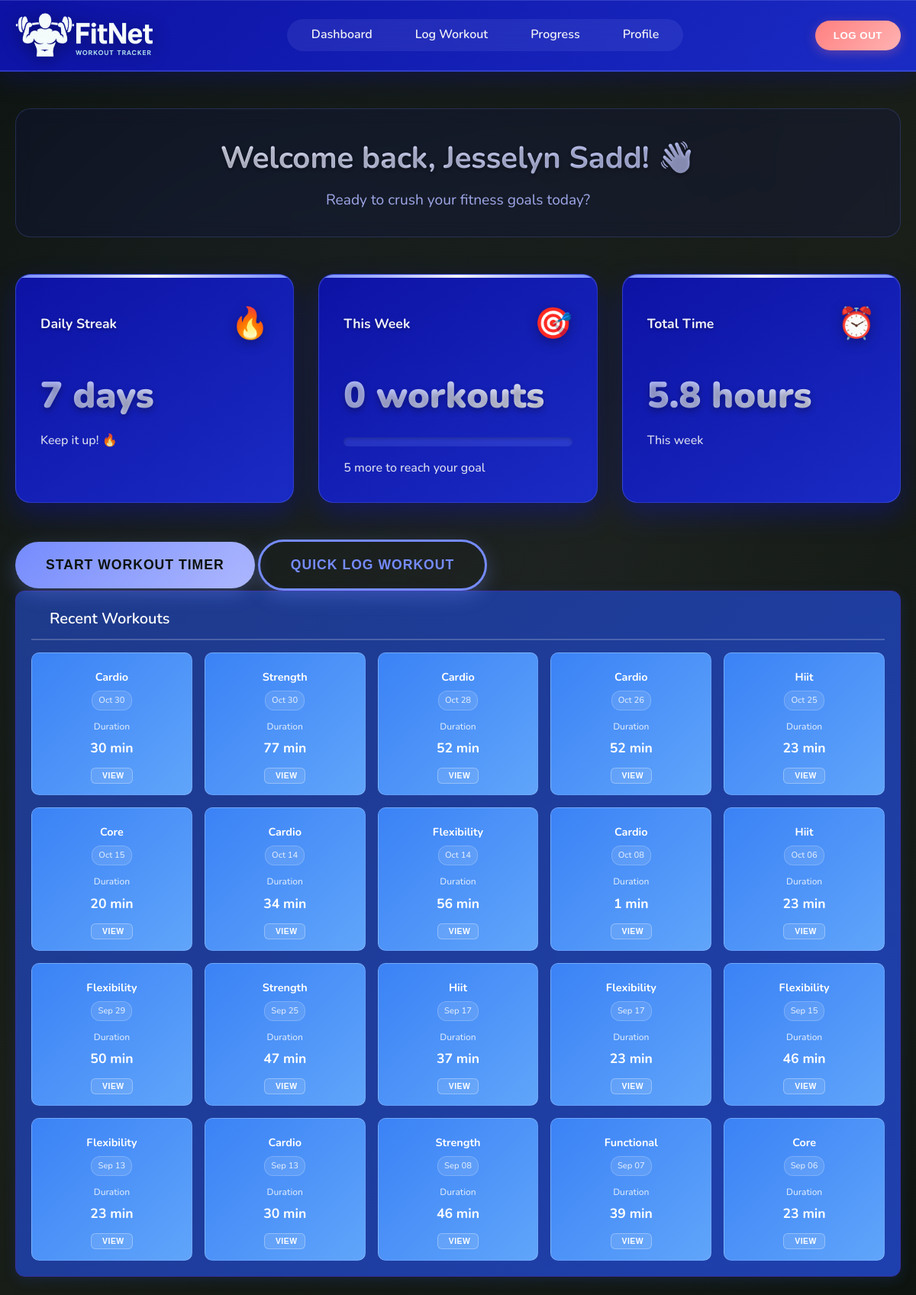
The page /dashboard (signed in) on the database its author committed.
### tables this page shows
CREATE TABLE "Workouts" (
                workout_id INTEGER PRIMARY KEY AUTOINCREMENT,
                user_id INTEGER NOT NULL,
                workout_type TEXT NOT NULL,
                start_time DATETIME,
                end_time DATETIME,
                duration_min INTEGER,
                calories_burned INTEGER,
                FOREIGN KEY (user_id) REFERENCES Users(user_id)
            );

### main.py (the view)
@app.route('/dashboard', methods=['GET'])
def dashboard():
    if 'user_id' not in session:
        return redirect(url_for('login'))
    print(f"DEBUG: Dashboard - session user_id: {session.get('user_id')}, session name: {session.get('name')}")  # Debug line
    conn = get_db_connection()
    user_data = conn.execute(
        'SELECT first_name, surname, email FROM Users WHERE user_id = ?',
        (session['user_id'],)
    ).fetchone()
    print(f"DEBUG: User data from DB: {dict(user_data) if user_data else 'None'}")  # Debug line
    if session.get('name') and session.get('name') != 'User':
        full_name = session.get('name')
    elif user_data and user_data['first_name'] and user_data['surname']:
        full_name = f"{user_data['first_name']} {user_data['surname']}"
        session['name'] = full_name
    else:
        full_name = "User"
    print(f"DEBUG: Final full_name: {full_name}")  # Debug line
    streak_query = '''
        SELECT COUNT(*) as streak FROM (
            SELECT DATE(start_time) as workout_date
            FROM Workouts
            WHERE user_id = ?
            GROUP BY workout_date
            ORDER BY workout_date DESC
        )
        WHERE workout_date >= DATE('now', '-6 days')
    '''
    streak_result = conn.execute(streak_query, (session['user_id'],)).fetchone()
    daily_streak = streak_result['streak'] if streak_result else 0
    weekly_workouts_query = (
        'SELECT COUNT(*) FROM Workouts '
        'WHERE user_id = ? AND start_time >= DATE("now", "-6 days")'
    )
    weekly_workouts = conn.execute(weekly_workouts_query, (session['user_id'],)).fetchone()[0]
    total_time_query = '''
        SELECT SUM(duration_min) FROM Workouts
        WHERE user_id = ? AND start_time >= DATE('now', '-6 days')
    '''
    total_time = conn.execute(total_time_query, (session['user_id'],)).fetchone()[0] or 0
    total_time_hours = total_time / 60
    recent_workouts_query = '''
        SELECT workout_id, workout_type, start_time, duration_min
        FROM Workouts
        WHERE user_id = ?
        ORDER BY start_time DESC
        LIMIT 20
    '''
    recent_workouts_raw = conn.execute(recent_workouts_query, (session['user_id'],)).fetchall()
    recent_workouts = []
    for workout in recent_workouts_raw:
        workout_dict = dict(workout)
        if workout_dict['start_time']:
            try:
                from datetime import datetime
                workout_dict['start_time'] = datetime.strptime(workout_dict['start_time'], '%Y-%m-%d %H:%M:%S')
            except (ValueError, TypeError):
                workout_dict['start_time'] = None
        try:
            workout_dict['duration_min'] = int(workout_dict['duration_min']) if workout_dict['duration_min'] else 0
        except (ValueError, TypeError):
            workout_dict['duration_min'] = 0
        try:
            workout_dict['workout_id'] = int(workout_dict['workout_id']) if workout_dict['workout_id'] else 0
        except (ValueError, TypeError):
            workout_dict['workout_id'] = 0
        recent_workouts.append(workout_dict)
    conn.close()
    return render_template(
        'dashboard.html',
        user=user_data,
        full_name=full_name,
        daily_streak=daily_streak,
        weekly_workouts=weekly_workouts,
        total_time=total_time,
        total_time_hours=total_time_hours,
        recent_workouts=recent_workouts
    )

### main.py (called while the page is built)
def get_db_connection():
    conn = sqlite3.connect('database/data_source.db')
    conn.row_factory = sqlite3.Row
    return conn

### templates/dashboard.html (shortened to what this page needs)
<!DOCTYPE html>
<html lang="en">
<head>
  <link rel="stylesheet" href="static/css/dashboard.css">
</head>
<body>
  <header class="header">
    <div class="container">
      <div class="logo">
        <img src="static/images/FitNet Logo.png" alt="FitNet Logo">
      </div>
      <nav class="navigation">
        <ul>
          <li><a href="/dashboard">Dashboard</a></li>
          <li><a href="/log-workout">Log Workout</a></li>
          <li><a href="/progress">Progress</a></li>
          <li><a href="/profile">Profile</a></li>
        </ul>
      </nav>
      <div class="actions">
        <button class="logout logout-light-red" onclick="window.location.href='/logout'">Log Out</button>
      </div>
    </div>
  </header>
  <main class="container">
    <div class="welcome-section">
      <h2>Welcome back, {{ full_name }}! 👋</h2>
      <p>Ready to crush your fitness goals today?</p>
    </div>
    <div class="stats-cards">
      <div class="card">
        <div class="card-header">
          <span>Daily Streak</span>
          <span class="icon flame">🔥</span>
        </div>
        <div class="card-content">
          <div class="value">{{ daily_streak }} days</div>
          <p>Keep it up! 🔥</p>
        </div>
      </div>
      <div class="card">
        <div class="card-header">
          <span>This Week</span>
          <span class="icon target">🎯</span>
        </div>
        <div class="card-content">
          <div class="value">{{ weekly_workouts }} workouts</div>
          <div class="progress-bar">
          </div>
          <p>{{ 5-weekly_workouts if weekly_workouts < 5 else 0 }} more to reach your goal</p>
        </div>
      </div>
      <div class="card">
        <div class="card-header">
          <span>Total Time</span>
          <span class="icon clock">⏰</span>
        </div>
        <div class="card-content">
          <div class="value">{{ "%.1f"|format(total_time_hours) }} hours</div>
          <p>This week</p>
        </div>
      </div>
    </div>
    <div class="quick-actions">
      <button id="start-workout-btn" class="start-workout" onclick="window.location.href='/log-workout?autostart=true'">Start Workout Timer</button>
      <button id="quick-log-btn" class="schedule-workout" onclick="openQuickLogModal()">Quick Log Workout</button>
    </div>
    <div class="recent-workouts-section">
        <div class="section-header">
            <h3> Recent Workouts</h3>
        </div>
        <div class="workouts-container">
            {% if recent_workouts %}
                {% for workout in recent_workouts %}
                <div class="workout-card">
                    <div class="workout-header">
                        <div class="workout-type">
                            <span class="workout-name">{{ workout.workout_type|title }}</span>
                        </div>
                        <div class="workout-date">
                            {{ workout.start_time.strftime('%b %d') if workout.start_time else 'Recently' }}
                        </div>
                    </div>
                    <div class="workout-details">
                        <div class="workout-stat">
                            <span class="stat-label">Duration</span>
                            <span class="stat-value">{{ workout.duration_min }} min</span>
                        </div>
                    </div>
                    <div class="workout-actions">
                        <button class="btn btn-outline btn-sm" onclick="viewWorkoutDetails({{ workout.workout_id if workout.workout_id else 0 }})">
                             View
                        </button>
                    </div>
                </div>
                {% endfor %}
            {% endif %}
        </div>
    </div>
  </main>
</body>
</html>

### templates/dashboard.html (style rules this page uses)
.recent-workouts-section { background: linear-gradient(135deg, #1e3a8a 0%, #1e40af 100%); border-radius: 12px; padding: 20px; box-shadow: 0 4px 15px rgba(30, 58, 138, 0.3); margin-bottom: 24px; border: 1px solid #3730a3; }
.section-header { display: flex; justify-content: space-between; align-items: center; margin-bottom: 16px; padding-bottom: 10px; border-bottom: 2px solid rgba(255, 255, 255, 0.2); }
.section-header h3 { margin: 0; color: white; font-size: 1.25rem; font-weight: 600; }
.workouts-container { display: flex; gap: 16px; flex-wrap: wrap; }
.workout-card { background: linear-gradient(135deg, #3b82f6 0%, #60a5fa 100%); border: 1px solid rgba(255, 255, 255, 0.2); border-radius: 10px; padding: 14px; transition: all 0.3s ease; position: relative; flex: 1; min-width: 180px; max-width: 220px; color: white; }
.workout-header { display: flex; flex-direction: column; align-items: center; text-align: center; margin-bottom: 12px; }
.workout-type { display: flex; flex-direction: column; align-items: center; font-weight: 600; color: white; margin-bottom: 6px; }
.workout-name { font-size: 0.9rem; font-weight: 700; }
.workout-date { font-size: 0.7rem; color: rgba(255, 255, 255, 0.8); font-weight: 500; background: rgba(255, 255, 255, 0.1); padding: 3px 8px; border-radius: 12px; border: 1px solid rgba(255, 255, 255, 0.2); }
.workout-details { margin-bottom: 12px; text-align: center; }
.workout-stat { display: flex; flex-direction: column; align-items: center; gap: 4px; }
.stat-label { color: rgba(255, 255, 255, 0.8); font-size: 0.75rem; font-weight: 500; }
.stat-value { font-weight: 700; color: white; font-size: 1.1rem; }
.workout-actions { display: flex; justify-content: center; }
.btn { padding: 6px 12px; border: none; border-radius: 6px; cursor: pointer; text-decoration: none; display: inline-flex; align-items: center; gap: 4px; font-size: 0.7rem; font-weight: 600; transition: all 0.3s ease; text-transform: uppercase; letter-spacing: 0.5px; }
.btn-sm { padding: 4px 10px; font-size: 0.65rem; }
.btn-outline { background-color: rgba(255, 255, 255, 0.1); border: 1.5px solid rgba(255, 255, 255, 0.3); color: white; }

### rows shown on the page
Workouts: workout_type "Cardio", start_time "Oct 30", duration_min "30"
Workouts: workout_type "Strength", start_time "Oct 30", duration_min "77"
Workouts: workout_type "Cardio", start_time "Oct 28", duration_min "52"
Workouts: workout_type "Cardio", start_time "Oct 26", duration_min "52"
Workouts: workout_type "Hiit", start_time "Oct 25", duration_min "23"
Workouts: workout_type "Core", start_time "Oct 15", duration_min "20"
Workouts: workout_type "Cardio", start_time "Oct 14", duration_min "34"
Workouts: workout_type "Flexibility", start_time "Oct 14", duration_min "56"
Workouts: workout_type "Cardio", start_time "Oct 08", duration_min "1"
Workouts: workout_type "Hiit", start_time "Oct 06", duration_min "23"
Workouts: workout_type "Flexibility", start_time "Sep 29", duration_min "50"
Workouts: workout_type "Strength", start_time "Sep 25", duration_min "47"
Workouts: workout_type "Hiit", start_time "Sep 17", duration_min "37"
Workouts: workout_type "Flexibility", start_time "Sep 17", duration_min "23"
Workouts: workout_type "Flexibility", start_time "Sep 15", duration_min "46"
Workouts: workout_type "Flexibility", start_time "Sep 13", duration_min "23"
Workouts: workout_type "Cardio", start_time "Sep 13", duration_min "30"
Workouts: workout_type "Strength", start_time "Sep 08", duration_min "46"
Workouts: workout_type "Functional", start_time "Sep 07", duration_min "39"
Workouts: workout_type "Core", start_time "Sep 06", duration_min "23"

### other values the page prints
{{ full_name }} "Jesselyn Sadd"
{{ daily_streak }} "7"
{{ weekly_workouts }} "0"
{{ 5-weekly_workouts if weekly_workouts < 5 else 0 }} "5"
{{ "%.1f"|format(total_time_hours) }} "5.8"
